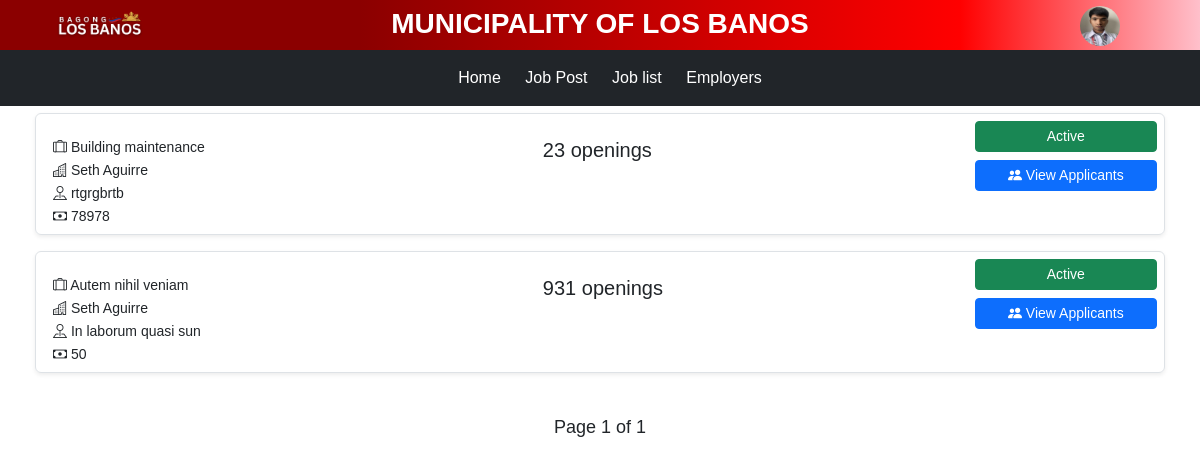
/employer/job_list.php (signed in), run on an earlier commit of the app's database.
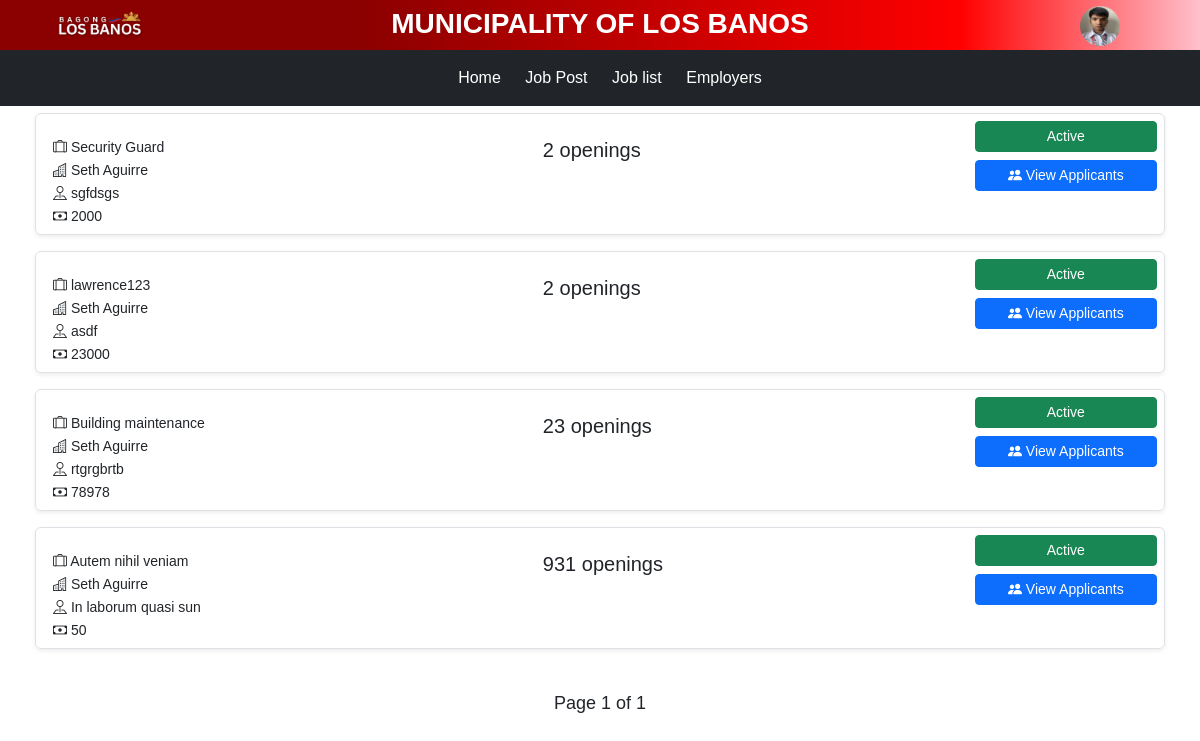
And on a later commit of the database.
### tables this page shows
CREATE TABLE `job_post` (
  `id` int(255) NOT NULL,
  `employer_id` int(255) NOT NULL,
  `job_title` varchar(255) NOT NULL,
  `company_name` varchar(255) NOT NULL,
  `job_type` varchar(255) NOT NULL,
  `salary` varchar(255) NOT NULL,
  `job_description` varchar(255) NOT NULL,
  `selected_option` varchar(255) NOT NULL,
  `vacant` int(255) NOT NULL,
  `requirement` varchar(255) NOT NULL,
  `work_location` varchar(255) NOT NULL,
  `education` varchar(255) NOT NULL,
  `remarks` varchar(255) NOT NULL,
  `date_posted` date NOT NULL,
  `is_active` tinyint(6) NOT NULL
);

### employer/job_list.php (the view, shortened to what the changed rows need)
<?php
include '../db.php';
$employerid = $_SESSION['employer_id'];
$limit = 5;
$page = isset($_GET['page']) ? (int)$_GET['page'] : 1;
$start = ($page - 1) * $limit;
$query = "SELECT id, job_title, company_name, salary, vacant, work_location, is_active FROM job_post WHERE employer_id = $employerid ORDER BY date_posted DESC LIMIT $start, $limit";
$result = $conn->query($query);
?>
<!DOCTYPE html>
<html lang="en">
<head>
    <link href="https://cdn.jsdelivr.net/npm/bootstrap@5.3.0-alpha3/dist/css/bootstrap.min.css" rel="stylesheet">
    <link rel="stylesheet" href="https://cdnjs.cloudflare.com/ajax/libs/font-awesome/6.4.2/css/all.min.css">
    <link rel="stylesheet" href="https://cdn.jsdelivr.net/npm/bootstrap-icons/font/bootstrap-icons.css">
    <link rel="stylesheet" href="css/joblist.css">
</head>
<body>
    <div class="container container-fluid">
    <?php while ($row = $result->fetch_assoc()) { ?>
        <div class="row job-row border rounded mb-3 shadow-sm">
            <a href="jobdetails.php?id=<?= urlencode(base64_encode($row['id'])) ?>" class="text-decoration-none text-dark col-md-10" style="cursor: pointer;">
                <div class="row">
                    <div class="col-md-6 row justify-content-start">
                        <div class="col-md-12 pt-3 text-start">
                            <div class="col"><p class="text-start"><i class="bi bi-suitcase-lg"></i> <?= htmlspecialchars($row['job_title']) ?></p></div>
                            <div class="col"><p class="text-start"><i class="bi bi-buildings"></i> <?= htmlspecialchars($row['company_name']) ?></p></div>
                            <div class="col"><p class="text-start"><i class="bi bi-pin-map"></i> <?= htmlspecialchars($row['work_location']) ?></p></div>
                            <div class="col"><p class="text-start"><i class="bi bi-cash"></i> <?= htmlspecialchars($row['salary']) ?></p></div>
                        </div>
                    </div>
                    <div class="col-md-4 pt-3 text-start">
                        <span class="ms-5 fs-5">
                            <?= htmlspecialchars($row['vacant']) ?> openings
                        </span>
                    </div>
                </div>
            </a>
            <div class="col-md-2 text-start d-flex flex-column">
                <form action="process/hide.php" method="post" class="mb-2">
                    <button type="submit" class="btn btn-sm <?= $row['is_active'] == 1 ? 'btn-success' : 'btn-danger' ?> toggle-status w-100"
                        data-id="<?= $row['id'] ?>"
                        data-status="<?= $row['is_active'] ?>">
                        <?= $row['is_active'] == 1 ? 'Active' : 'Inactive' ?>
                    </button>
                </form>
                <a href="applicant/applicant_list.php?job_id=<?= urlencode(base64_encode($row['id'])) ?>" class="btn btn-primary btn-sm w-100">
                    <i class="bi bi-people-fill"></i> View Applicants
                </a>
            </div>
        </div>
    <?php } ?>
</div>
</body>
</html>

What changed in the data, as far as the page shows it:
added job_post: job_title "Security Guard", company_name "Seth Aguirre", work_location "sgfdsgs", salary "2000", vacant "2", is_active "Active"
added job_post: job_title "lawrence123", company_name "Seth Aguirre", work_location "asdf", salary "23000", vacant "2", is_active "Active"
